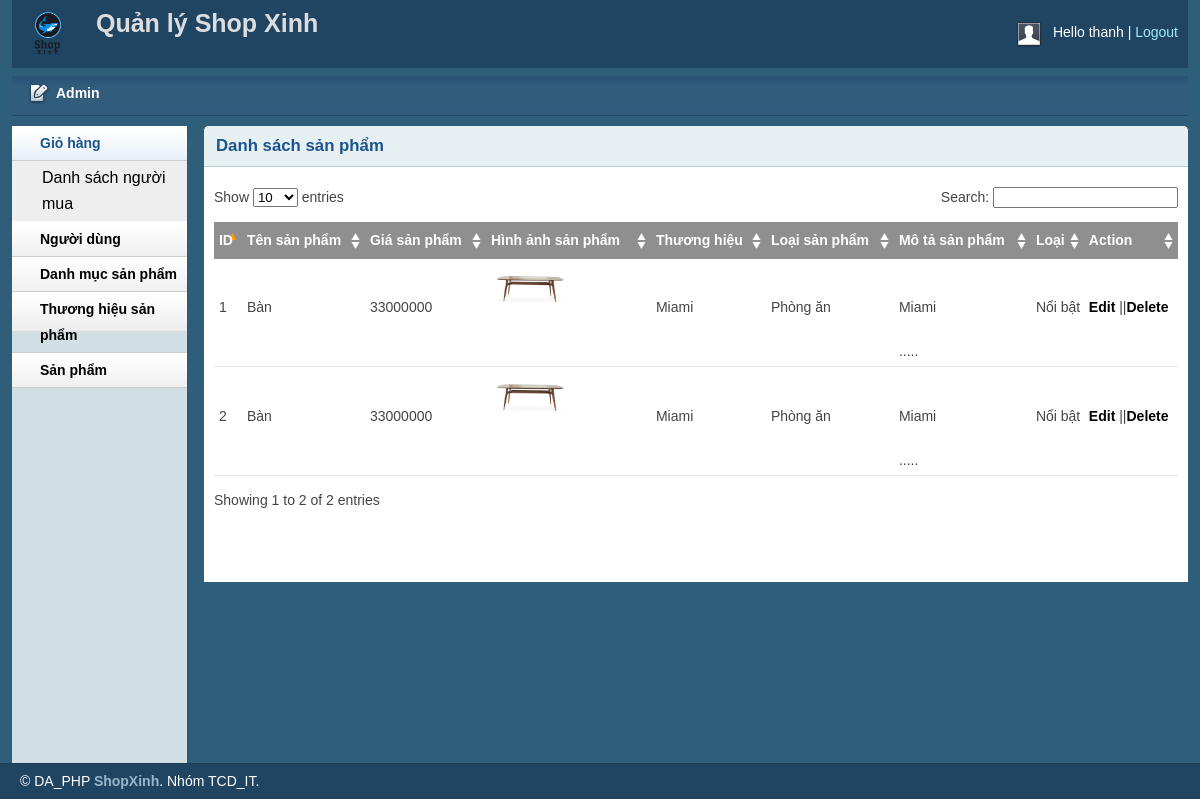
Page /admin/productlist.php (signed in) on the earlier database version.
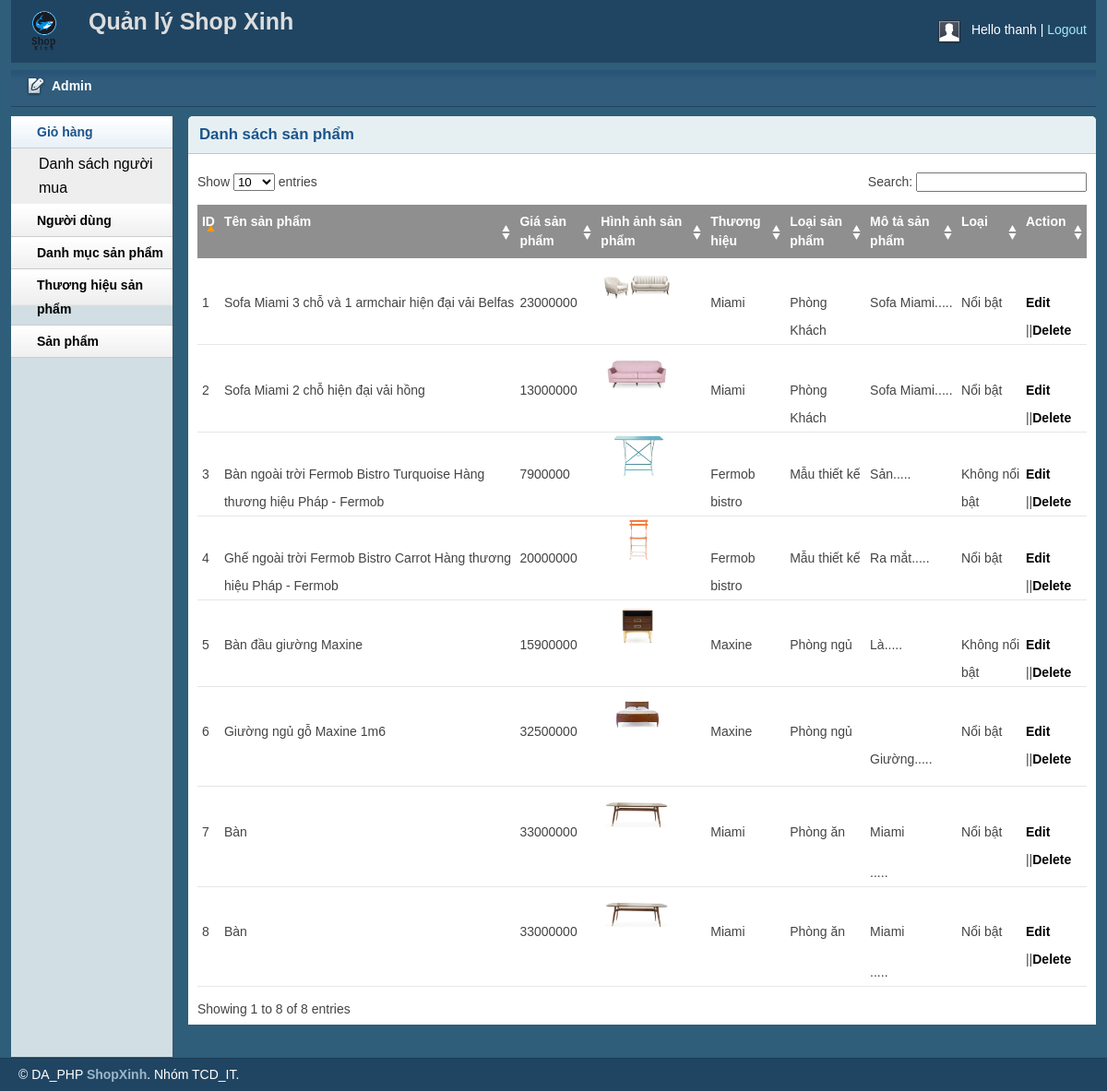
Same page on the later database version.
### tables this page shows
CREATE TABLE `tbl_product` (
  `productID` int(11) NOT NULL,
  `productName` varchar(255) NOT NULL,
  `catID` int(11) NOT NULL,
  `brandID` int(11) NOT NULL,
  `product_desc` text NOT NULL,
  `type` int(11) NOT NULL,
  `price` int(200) NOT NULL,
  `image` varchar(255) NOT NULL
);

CREATE TABLE `tbl_brand` (
  `brandID` int(11) NOT NULL,
  `brandName` varchar(50) NOT NULL
);

CREATE TABLE `tbl_category` (
  `catID` int(11) NOT NULL,
  `catName` varchar(255) NOT NULL
);

### lb/database.php (called while the page is built, shortened)
<?php
Class Database{
   public $host   = DB_HOST;
   public $user   = DB_USER;
   public $pass   = DB_PASS;
   public $dbname = DB_NAME;
   public $link;
private function connectDB(){
   $this->link = new mysqli($this->host, $this->user, $this->pass,
    $this->dbname);
 }
public function select($query){
  $result = $this->link->query($query) or
   die($this->link->error.__LINE__);
  if($result->num_rows > 0){
    return $result;
  } else {
    return false;
  }
 }
}

### classes/product.php (called while the page is built, shortened)
<?php
    require_once('C:/xampp/htdocs/DA_PHP/shop/helper/format.php');
    require_once('C:/xampp/htdocs/DA_PHP/shop/lb/database.php');
?>
<?php
    class product
    {
        private $db;
        public function __construct()
        {
           $this->db = new Database();
        }
        public function show_product()
        {
             $query = "SELECT p.*, c.catName, b.brandName
             FROM tbl_product as p, tbl_category as c, tbl_brand  as b WHERE p.catID = c.catID AND p.brandID = b.brandID
             order by p.productID desc";
            $result = $this->db->select($query);
            return $result;
        }
    }
?>

### helper/format.php (called while the page is built, shortened)
<?php
class Format{
 public function textShorten($text, $limit = 400){
    $text = $text. " ";
    $text = substr($text, 0, $limit);
    $text = substr($text, 0, strrpos($text, ' '));
    $text = $text.".....";
    return $text;
 }
}
?>

### admin/productlist.php (the view, shortened to what this page needs)
<?php include 'inc/header.php';?>
<?php include 'inc/sidebar.php';?>
<?php include_once '../classes/product.php';?>
<?php include_once '../helper/format.php';?>
<?php
	$fm = new Format();
	$pd = new product();
?>
<div class="grid_10">
    <div class="box round first grid">
        <h2>Danh sách sản phẩm</h2>
        <div class="block">
            <table class="data display datatable" id="example">
			<thead>
				<tr>
					<th>ID</th>
					<th>Tên sản phẩm</th>
					<th>Giá sản phẩm</th>
					<th>Hình ảnh sản phẩm</th>
					<th>Thương hiệu</th>
					<th>Loại sản phẩm</th>
					<th>Mô tả sản phẩm</th>
					<th>Loại</th>
					<th>Action</th>
				</tr>
			</thead>
			<tbody>
				<?php
						$pdlist = $pd->show_product();
						if ($pdlist)
						{	$i=0;
							while ($result = $pdlist->fetch_assoc())
							{
								$i++
				 ?>
				<tr class="odd gradeX">
					<td><?php echo $i?></td>
					<td><?php echo $result['productName']?></td>
					<td><?php echo $result['price']?></td>
					<td><img src="uploads/<?php echo $result['image']?>" alt="Image" width="80">
					</td>
					<td><?php echo $result['brandName']?></td>
					<td><?php echo $result['catName']?></td>
					<td><?php echo $fm->textShorten($result['product_desc'], 20) ;?></td>
					<td><?php
						if ($result['type'] ==1)
						{
							echo "Nổi bật";
						}
						else
						{
							echo "Không nổi bật";
						}
					?></td>
					<td><a href="productedit.php?productID=<?php echo $result['productID']?>">Edit</a> ||<a onclick="return confirm('Bạn có muốn xóa không?')" href="?delid=<?php echo $result['productID']?>">Delete</a> </td>
				</tr>
				<?php
					}
				}
				?>
			</tbody>
		</table>
       </div>
    </div>
</div>
<?php include 'inc/footer.php';?>

Differences in the rows shown:
added tbl_product: productName "Sofa Miami 3 chỗ và 1 armchair hiện đại vải Belfas", price "23000000", image (picture), brandID.brandName "Miami", catID.catName "Phòng Khách", product_desc "Sofa Miami.....", type "Nổi bật"
added tbl_product: productName "Sofa Miami 2 chỗ hiện đại vải hồng", price "13000000", image (picture), brandID.brandName "Miami", catID.catName "Phòng Khách", product_desc "Sofa Miami.....", type "Nổi bật"
added tbl_product: productName "Bàn ngoài trời Fermob Bistro Turquoise Hàng thương hiệu Pháp - Fermob", price "7900000", image (picture), brandID.brandName "Fermob bistro", catID.catName "Mẫu thiết kế", product_desc "Sản.....", type "Không nổi bật"
added tbl_product: productName "Ghế ngoài trời Fermob Bistro Carrot Hàng thương hiệu Pháp - Fermob", price "20000000", image (picture), brandID.brandName "Fermob bistro", catID.catName "Mẫu thiết kế", product_desc "Ra mắt.....", type "Nổi bật"
added tbl_product: productName "Bàn đầu giường Maxine", price "15900000", image (picture), brandID.brandName "Maxine", catID.catName "Phòng ngủ", product_desc "Là.....", type "Không nổi bật"
added tbl_product: productName "Giường ngủ gỗ Maxine 1m6", price "32500000", image (picture), brandID.brandName "Maxine", catID.catName "Phòng ngủ", product_desc "Giường.....", type "Nổi bật"
Other differences:
text written by a page script: "Show entries Search: Showing 1 to 2 of 2 entries" → "Show entries Search: Showing 1 to 8 of 8 entries"
